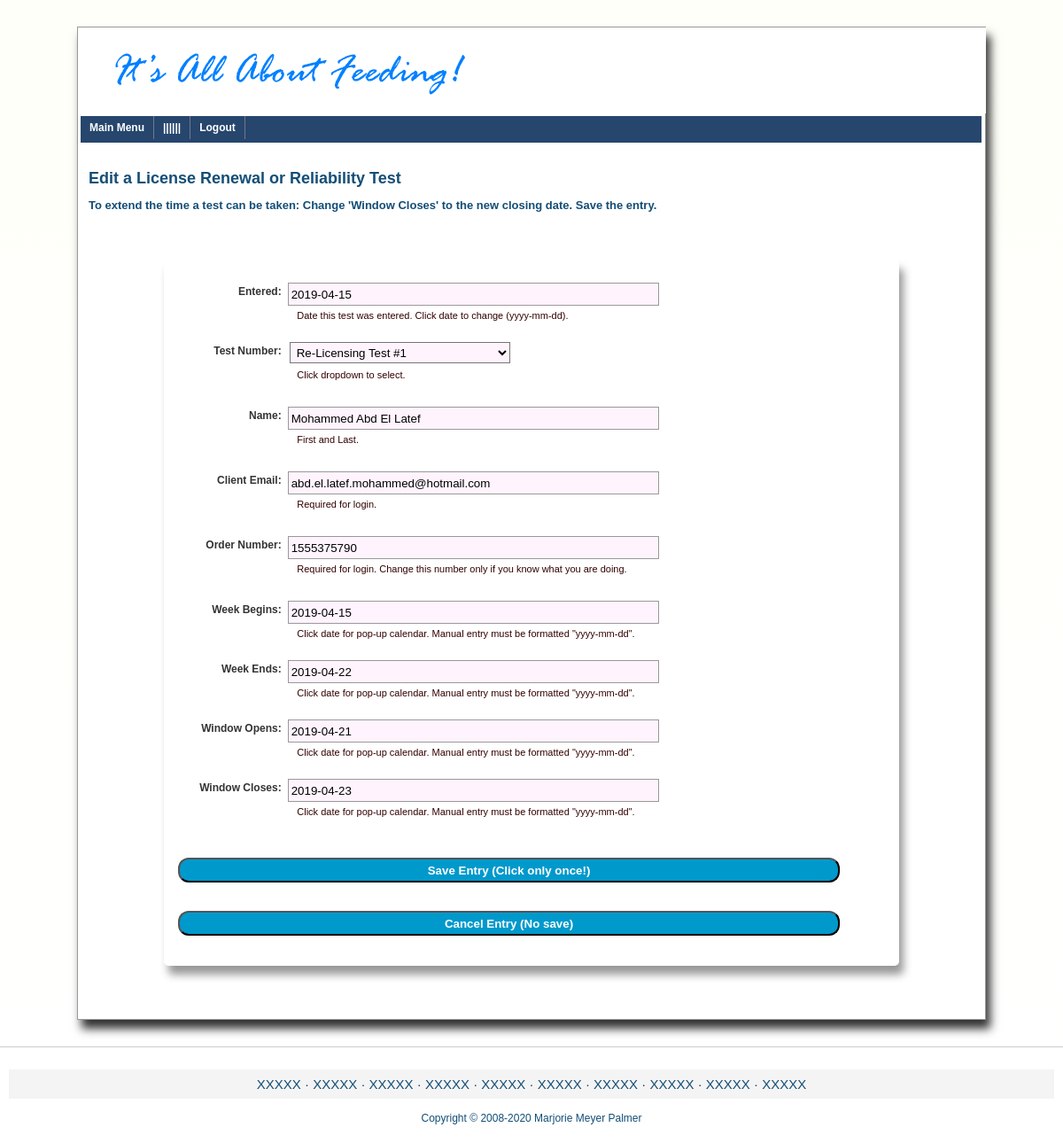
The page /support/index_app_testsked_edit.php?mid=537 (signed in) on the database its author committed.
### tables this page shows
CREATE TABLE `apps_testsked_users` (
  `id` int(11) NOT NULL,
  `entered` date NOT NULL,
  `name` varchar(100) NOT NULL,
  `email` varchar(100) NOT NULL,
  `ordernum` varchar(10) NOT NULL,
  `testnum` int(2) NOT NULL,
  `weekopen` date NOT NULL,
  `weekclose` date NOT NULL,
  `winopen` date NOT NULL,
  `winclose` date NOT NULL
);

### support/index_app_testsked_edit.php (the view, shortened to what this page needs)
<?php
include_once "_inc/_always.php";
include_once "_nav/nav_app_testsked_0.php";
$pageTitle    = "Edit a License Renewal or Reliability Test";
$pageSubTitle = "<span style='font-weight:bold;'>To extend the time a test can be taken: Change 'Window Closes' to the new closing date. Save the entry.</span>";
$errorMsg     = array();
if(isset($_REQUEST['mid'])) {
  $mid = $_REQUEST['mid'];
}
$entered    = (isset($_POST['entered'])   && !empty($_POST['entered']))   ? $_POST['entered']   : '';
$name       = (isset($_POST['name'])      && !empty($_POST['name']))      ? $_POST['name']      : '';
$email      = (isset($_POST['email'])     && !empty($_POST['email']))     ? $_POST['email']     : '';
$ordernum   = (isset($_POST['ordernum'])  && !empty($_POST['ordernum']))  ? $_POST['ordernum']  : '';
$testnum    = (isset($_POST['testnum'])   && !empty($_POST['testnum']))   ? $_POST['testnum']   : '';
$weekopen   = (isset($_POST['weekopen'])  && !empty($_POST['weekopen']))  ? $_POST['weekopen']  : '';
$weekclose  = (isset($_POST['weekclose']) && !empty($_POST['weekclose'])) ? $_POST['weekclose'] : '';
$winopen    = (isset($_POST['winopen'])   && !empty($_POST['winopen']))   ? $_POST['winopen']   : '';
$winclose   = (isset($_POST['winclose'])  && !empty($_POST['winclose']))  ? $_POST['winclose']  : '';
if(isset($mid) && !empty($mid)) {
   if($link = db_connect_site()) {
	  if($result = mysqli_query($link,"SELECT * FROM $testskedTBL WHERE id = $mid LIMIT 1")) {
		 if (mysqli_num_rows($result) > 0) {
			$row = mysqli_fetch_assoc($result);
			$entered   = $row['entered'];
			$name      = $row['name'];
			$email     = $row['email'];
			$ordernum  = $row['ordernum'];
			$testnum   = $row['testnum'];
			$weekopen  = $row['weekopen'];
			$weekclose = $row['weekclose'];
			$winopen   = $row['winopen'];
			$winclose  = $row['winclose'];
		  } else { $errorMsg['dbf_empty1'] = "Database empty"; }
	  } else { $errorMsg['dbf_error'] = "Database problem. Cancel edit and try again."; }
   } else { $errorMsg['no_connect'] = "Cannot connect to database"; }
}
?>
<!DOCTYPE html>
<html>
<head>
<link href="_css/css_cms.css" rel="stylesheet" type="text/css">
<link href="_css/css_nav_top.css" rel="stylesheet" type="text/css">
<link href="_css/css_forms_cms.css" rel="stylesheet" type="text/css">
<?php
echo $jq_ui . "\n";
?>
</head>
<body>
<div id="playground">
  <div id='header'><?php showBigLogo(); ?></div>
  <div id='nav_box'>
     <div id='slidemenu' class='jqueryslidemenu'>
     </div>
  </div>
    <div id='content'>
        <?php
	    if(isset($pageTitle) && $pageTitle > '') {
          echo "<div class='pageTitle'>" . $pageTitle . " " . $fname . " " . $lname . "</div>\n";
	    }
        if(isset($pageSubTitle) && $pageSubTitle > '') {
           echo "<div class='pageSubTitle'>" . $pageSubTitle . "</div>\n";
	    }
	    echo "</div>";
	    ?>
        <div class='testsked_form_add_box'>
            <form id="testsked_add" action='<?php echo "{$_SERVER['PHP_SELF']}"?>' method="POST" novalidate>
                <div style='clear:both;height:26px; width:90%;'></div>
                <label for="entered">Entered:</label>
                <input name="entered" id="datepicker0" type="text" value="<?php echo $entered ?>">
                <div class='caption'>Date this test was entered. Click date to change (yyyy-mm-dd).</div>
                <label for="testnum">Test Number:</label>
                <select name="testnum">
                   <?php
                   switch ($testnum) {
					  case "4" :
					     $displaynum = "Re-Licensing Test #1";
						 break;
				   }
				   ?>
                   <option value="<?php echo $displaynum;?>"><?php echo $displaynum;?></option>
                </select>
                <div class='caption'>Click dropdown to select.</div>
                <div style='clear:both;height:6px; width:90%;'></div>
                <label for="name">Name:</label>
                <input name="name" type="text" value="<?php echo $name ?>" size="30" maxlength="100">
                <div class='caption'>First and Last.</div>
                <div style='clear:both;height:6px; width:90%;'></div>
                <label for="email">Client Email:</label>
                <input name="email" type="text" value="<?php echo $email ?>" size="30" maxlength="100">
                <div class='caption'>Required for login.</div>
                <div style='clear:both;height:6px; width:90%;'></div>
                <label for="ordernum">Order Number:</label>
                <input name="ordernum" type="text" value="<?php echo $ordernum ?>" size="30" maxlength="20">
                <div class='caption'>Required for login. Change this number only if you know what you are doing.</div>
                <div style='clear:both;height:6px; width:90%;'></div>
                <label for="weekopen">Week Begins:</label>
                <input name="weekopen" id="datepicker1" type="text" value="<?php echo $weekopen ?>" size="30" maxlength="10">
                <div class='caption'>Click date for pop-up calendar. Manual entry must be formatted "yyyy-mm-dd".</div>
                <label for="weekclose">Week Ends:</label>
                <input name="weekclose" id="datepicker2" type="text" value="<?php echo $weekclose ?>" size="30" maxlength="10">
                <div class='caption'>Click date for pop-up calendar. Manual entry must be formatted "yyyy-mm-dd".</div>
                <label for="winopen">Window Opens:</label>
                <input name="winopen" id="datepicker3" type="text" value="<?php echo $winopen ?>" size="30" maxlength="10">
                <div class='caption'>Click date for pop-up calendar. Manual entry must be formatted "yyyy-mm-dd".</div>
                <label for="winclose">Window Closes:</label>
                <input name="winclose" id="datepicker4" type="text" value="<?php echo $winclose ?>" size="30" maxlength="10">
                <div class='caption'>Click date for pop-up calendar. Manual entry must be formatted "yyyy-mm-dd".</div>
                <div style='clear:both;height:6px; width:90%;'></div>
                <button type="submit" name="submit" value="submit">Save Entry (Click only once!)</button>
                <button type="submit" name="cancel" value="submit">Cancel Entry (No save)</button>
                <div style='clear:both;height:18px; width:90%;'></div>
            </form>
        <div style='clear:both;height:18px; width:90%;'></div>
        </div>
    </div>
  <div id="footer">
  </div>
</div>
</body>
</html>

### support/_css/css_cms.css (style rules this page uses)
html, body, div, span, applet, object, iframe, h1, h2, h3, h4, h5, h6, p, blockquote, pre, a, abbr, acronym, address, big, cite, code, del, dfn, em, img, ins, kbd, q, s, samp, small, strike, strong, sub, sup, tt, var, b, u, i, center, dl, dt, dd, ol, ul, li, fieldset, form, label, legend, table, caption, tbody, tfoot, thead, tr, th, td, article, aside, canvas, details, embed, figure, figcaption, footer, header, hgroup, menu, nav, output, ruby, section, summary, time, mark, audio, video { margin:0; padding:0; border:0; font-size:100%; font:inherit; vertical-align:baseline; }
body { line-height:1; }
body { width:100% margin:0 auto; padding:0; font: 62.5% Arial, Helvetica, sans-serif; background: #FFFBFB; background: -webkit-gradient(linear, left top, left bottom, from(#FFFFF9), to(#FFFFFF)); background: -moz-linear-gradient(top, #FFFFF9, #FFFFFF); }
#playground { width:80%; max-width:1024px; min-width:1024px; margin:30px auto; background-color:#FFFFFF; border:1px solid #999; -moz-box-shadow: 5px 10px 10px #333333; -webkit-box-shadow: 5px 10px 10px #333333; box-shadow: 5px 10px 10px #333333; }
#header { width:99.9%; height:95px; margin:0; padding:0; border:1px solid #FFFFFF; background: #FFFFFF; }
#content { clear:both; width:98%; margin:30px 12px; padding:0; }
#content .pageTitle { clear:both; font-size: 1.8em; font-weight:bold; color:#134E77; margin-bottom:12px; }
#content .pageSubTitle { font-size:1.3em; font-weight:bold; color:#134E77; margin-bottom:12px; }
#footer { clear:both; margin:10px 0; padding: 10px; border-top: 1px solid #CCCCCC; text-align:center; font-family:"Trebuchet MS", "Helvetica", "Arial", "Verdana", "sans-serif"; }

### support/_css/css_nav_top.css (style rules this page uses)
#nav_box { width:99.3%; height:30px; margin:3px; background:#26466D; }
.jqueryslidemenu { font: 1.2em Verdana, Geneva, sans-serif; font-weight:bold; background:#26466D; width: 100%; }

### support/_css/css_forms_cms.css (style rules this page uses)
.testsked_form_add_box { clear:both; width:90%; margin: 18px auto; text-align:center; padding:12px 0; }
#testsked_add { width:90%; margin:12px auto; padding:0px; text-align:left; font:1em Verdana, Geneva, sans-serif; font-weight:bold; color:#333; -moz-border-radius:5px; -webkit-border-radius:5px; -moz-box-shadow:5px 10px 10px #999; -webkit-box-shadow:5px 10px 10px #999; box-shadow:5px 10px 10px #999; }
#testsked_add label { float:left; width:15%; height:24px; font-size:1.2em; margin:0 3px 4px 8px; padding-top:3px; text-align:right; }
#testsked_add input { float:left; width:50%; height:24px; margin:0 0 0px 4px;; padding:0 0 0 3px; border:1px solid #999; background-color:#FFF4FE; }
#testsked_add select { float:left; width:30%; height:24px; margin-left:6px; padding:0 0 0 3px; background-color:#FFF4FE; }
#testsked_add .caption { clear:both; width:80%; height:24px; margin:3px 0 12px 150px; font-size:1.1em; font-weight:normal; color:#300; }
#testsked_add button { height:28px; width:90%; background-color:#0099CC; margin:16px; -webkit-border-radius: 12px; -moz-border-radius: 12px; border-radius: 12px; color:#FFF; font-weight:bold; cursor:pointer; }

### rows shown on the page
apps_testsked_users: entered "2019-04-15", testnum "Re-Licensing Test #1", name "Mohammed Abd El Latef", email "abd.el.latef.mohammed@hotmail.com", ordernum "1555375790", weekopen "2019-04-15", weekclose "2019-04-22", winopen "2019-04-21", winclose "2019-04-23"

### other values the page prints
$pageTitle "Edit a License Renewal or Reliability Test"
